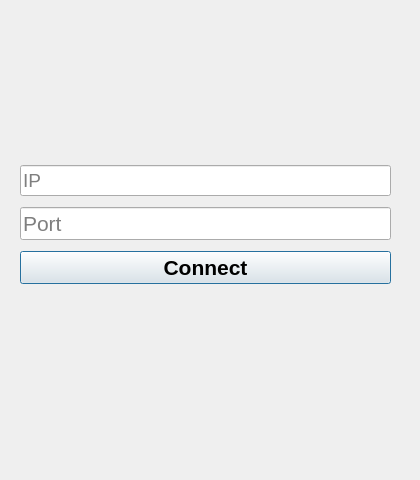
<?xml version="1.0" encoding="UTF-8"?>
<ui version="4.0">
 <class>connect</class>
 <widget class="QDialog" name="connect">
  <property name="geometry">
   <rect>
    <x>0</x>
    <y>0</y>
    <width>420</width>
    <height>480</height>
   </rect>
  </property>
  <property name="windowTitle">
   <string>Connect to server</string>
  </property>
  <widget class="QWidget" name="verticalLayoutWidget">
   <property name="geometry">
    <rect>
     <x>20</x>
     <y>160</y>
     <width>371</width>
     <height>131</height>
    </rect>
   </property>
   <layout class="QVBoxLayout" name="verticalLayout">
    <item>
     <widget class="QLineEdit" name="ipInput">
      <property name="font">
       <font>
        <pointsize>14</pointsize>
       </font>
      </property>
      <property name="placeholderText">
       <string>IP</string>
      </property>
     </widget>
    </item>
    <item>
     <widget class="QLineEdit" name="portInput">
      <property name="font">
       <font>
        <pointsize>16</pointsize>
       </font>
      </property>
      <property name="placeholderText">
       <string>Port</string>
      </property>
     </widget>
    </item>
    <item>
     <widget class="QPushButton" name="connectBtn">
      <property name="font">
       <font>
        <pointsize>16</pointsize>
        <weight>75</weight>
        <bold>true</bold>
       </font>
      </property>
      <property name="styleSheet">
       <string notr="true"/>
      </property>
      <property name="text">
       <string>Connect</string>
      </property>
     </widget>
    </item>
   </layout>
  </widget>
 </widget>
 <resources/>
 <connections/>
</ui>
